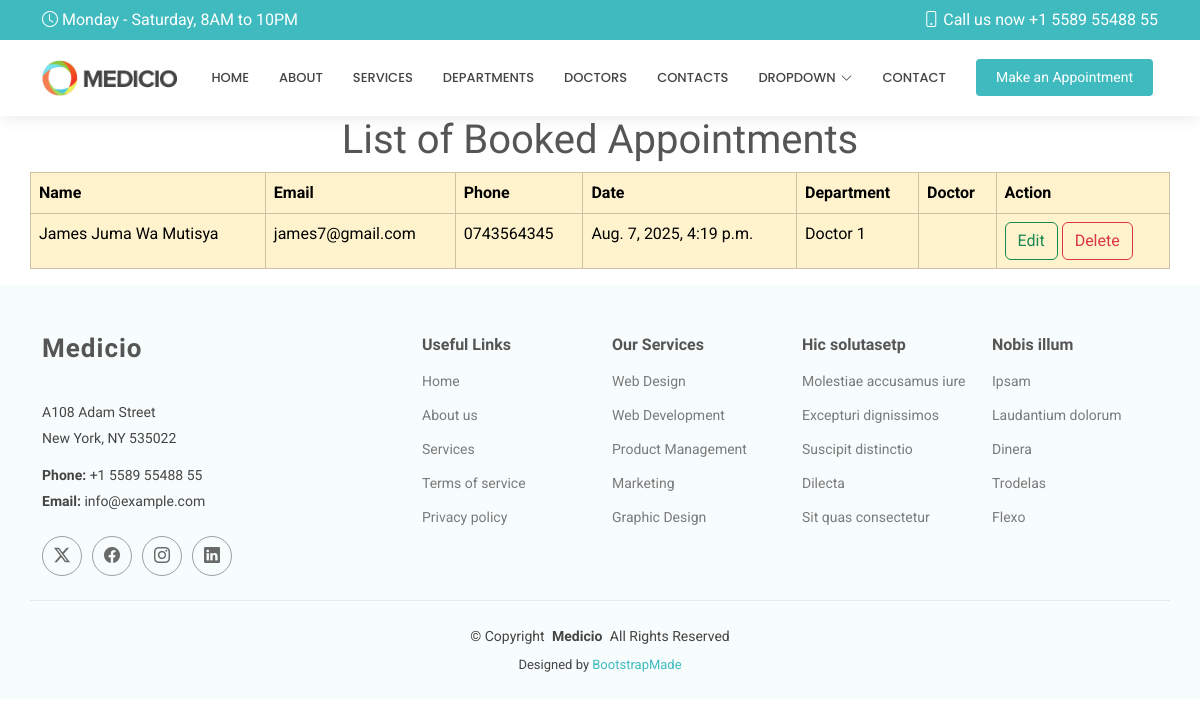
Page /show/ on the committed database.
### hospitalapp/models.py (models this page shows, shortened)
class Appoint(models.Model):
    name = models.CharField(max_length=100)
    email = models.EmailField()
    phone = models.CharField(max_length=10)
    date = models.DateTimeField()
    department = models.CharField(max_length=100)
    doctor = models.CharField(max_length=100)
    message = models.TextField()

### hospitalapp/views.py (the view)
# urls.py: path('show/', views.show, name='show'),
def show(request):
     all = Appoint.objects.all()
     return render(request, 'show.html', {"all":all})

### templates/show.html
{% extends 'starter-page.html' %}
{% load static %}
{% block content %}
    <h1 class="text-center">List of Booked Appointments</h1>
    <table class="table table-warning table-bordered container">
    <tr>
        <th>Name</th>
        <th>Email</th>
        <th>Phone</th>
        <th>Date</th>
        <th>Department</th>
        <th>Doctor</th>
        <th>Action</th>
    </tr>
    {% for appointment in all %}
        <tr>
            <td>{{ appointment.name }}</td>
            <td>{{ appointment.email }}</td>
            <td>{{ appointment.phone }}</td>
            <td>{{ appointment.date }}</td>
            <td>{{ appointment.doctor }}</td>
            <td>{{ appointment.Message }}</td>
        <td>
            <a href="/edit/{{ appointment.id }}" class="btn btn-outline-success">Edit</a>
            <a href="/delete/{{ appointment.id }}" class="btn btn-outline-danger">Delete</a>
        </td>
        </tr>
    {% endfor %}
    </table>
{% endblock %}

### static/assets/css/main.css (style rules this page uses)
:root { --default-font: "Roboto", system-ui, -apple-system, "Segoe UI", Roboto, "Helvetica Neue", Arial, "Noto Sans", "Liberation Sans", sans-serif, "Apple Color Emoji", "Segoe UI Emoji", "Segoe UI Symbol", "Noto Color Emoji"; --heading-font: "Raleway", sans-serif; --nav-font: "Poppins", sans-serif; }
:root { --background-color: #ffffff; --default-color: #444444; --heading-color: #555555; --accent-color: #3fbbc0; --surface-color: #ffffff; --contrast-color: #ffffff; }
:root { --nav-color: #444444; --nav-hover-color: #3fbbc0; --nav-mobile-background-color: #ffffff; --nav-dropdown-background-color: #ffffff; --nav-dropdown-color: #444444; --nav-dropdown-hover-color: #3fbbc0; }
:root { scroll-behavior: smooth; }
body { color: var(--default-color); background-color: var(--background-color); font-family: var(--default-font); }
a { color: var(--accent-color); text-decoration: none; transition: 0.3s; }
h1, h2, h3, h4, h5, h6 { color: var(--heading-color); font-family: var(--heading-font); }

### rows in the picture
Appoint: name "James Juma Wa Mutisya", email "james7@gmail.com", phone "0743564345", date "Aug. 7, 2025, 4:19 p.m.", doctor "Doctor 1"
